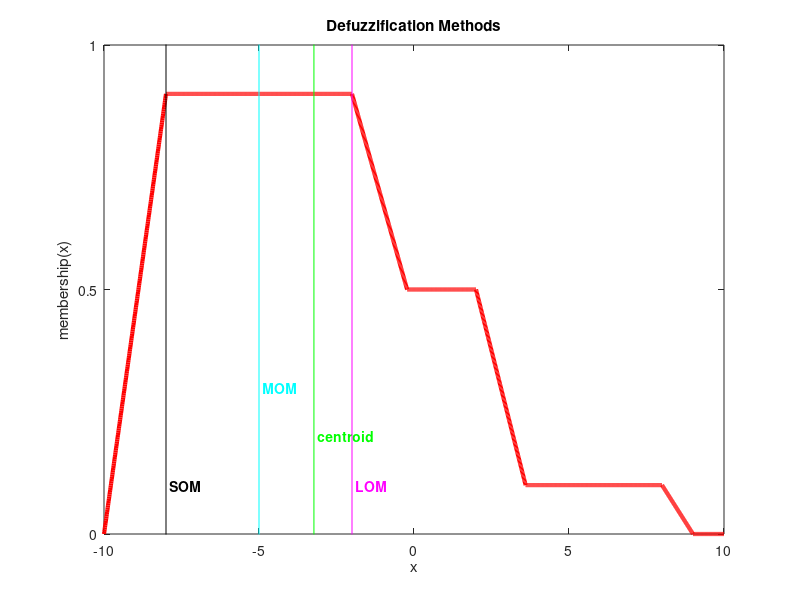

MATLAB code to generate this figure: (Note: this script raises an error after producing the figure.)
% https://www.mathworks.com/help/fuzzy/examples/defuzzification-methods.html
% Defuzzification methods
% Defuzzification: making a fuzzy quantity crisp.
% Calculation of a crisp value from a fuzzy value
% roughly, defuzzification is correspondening to threshold in crisp set.
% There many defuzzification methods in the literature.
% help defuzz
% Syntax:  out = defuzz(x,mf,type)
% type can be ;
% centroid: centroid of area
% bisector: bisector of area
% mom: mean value of maximum
% som: smallest (absolute) value of maximum
% lom: largest (absolute) value of maximum

clc
close all
%% Part-1 : Defuzzification methods study:
% Also have a look at Defuzzification demo under Fuzzy Logic Toolbox demos
% of MATLAB ("Start/Toolboxes/Fuzzy Logic/Demos/Defuzzification")
gray = 0.7*[1 1 1];
x = -10:0.01:10;
mf1 = trapmf(x,[-10 -8 -2 2]);
mf2 = trapmf(x,[-5 -3 2 4]);
mf3 = trapmf(x,[2 3 8 9]);
mf = max(0.5*mf2,max(0.9*mf1,0.1*mf3));
figure(1)
plot(x,mf,'r','LineWidth',3);
set(gca,'YLim',[-1 1],'YTick',[0 .5 1])
axis([-10 10 0 1])
title('Defuzzification Methods')
xlabel('x')
ylabel('membership(x)')

% 1. Centroid Defuzzification
% Centroid defuzzification returns the center of area under the curve. If
% you think of the area as a plate of equal density, the centroid is the
% point along the x axis about which this shape would balance.
x1 = defuzz(x,mf,'centroid');
h1 = line([x1 x1],[-0.2 1.2],'Color','g');
t1 = text(x1,0.2,' centroid','Color','green','FontWeight','bold');

% 2. Bisector Method
% The bisector is the vertical line that will divide the region into two
% sub-regions of equal area. It is sometimes, but not always coincident with
% the centroid line.
x2 = defuzz(x,mf,'bisector');
h2 = line([x2 x2],[-0.4 1.2],'Color','b');
t2 = text(x2,0.4,' bisector','Color','b','FontWeight','bold');

% 3,4,5. Middle, Smallest, and Largest of Maximum Methods
% MOM, SOM, and LOM stand for Middle, Smallest, and Largest of Maximum,
% respectively. These three methods key off the maximum value assumed by the
% aggregate membership function. In this example, because there is a plateau
% at the maximum value, they are distinct. If the aggregate membership
% function has a unique maximum, then MOM, SOM, and LOM all take on the same
% value.
x3 = defuzz(x,mf,'mom');
x4 = defuzz(x,mf,'som');
x5 = defuzz(x,mf,'lom');

h3 = line([x3 x3],[-0.7 1.2],'Color','c');
t3 = text(x3,0.3,' MOM','Color','c','FontWeight','bold');
h4 = line([x4 x4],[-0.8 1.2],'Color','k');
t4 = text(x4,0.1,' SOM','Color','k','FontWeight','bold');
h5 = line([x5 x5],[-0.6 1.2],'Color','m');
t5 = text(x5,0.1,' LOM','Color','m','FontWeight','bold');

% Which of these methods is the right one? There's no simple answer. 
% But if you want to get started quickly, generally the centroid method is 
% good enough. Later you can always change your defuzzification method to 
% see if another method works better.
h2.Color = gray;
t2.Color = gray;
h3.Color = gray;
t3.Color = gray;
h4.Color = gray;
t4.Color = gray;
h5.Color = gray;
t5.Color = gray;
h1.Color = 'red';
t1.Color = 'red';
%% Part-2 (mostly depends on the Part-1)
gray = 0.7*[1 1 1];
x = 0:0.01:12;
mf1 = trimf(x,[1 3 5]);
mf2 = trimf(x,[5 7 9]);
mf3 = trapmf(x,[2 4 10 11])*0.5;
subplot(211);plot(x,mf1,x,mf2,x,mf3);
title('Individual MFs')
mf = max(mf2,max(mf1,mf3));
subplot(212);plot(x,mf);
title('Membership Scheme')
x1 = defuzz(x,mf,'centroid');
h1 = line([x1 x1],[-0.2 1.2],'Color','g');
t1 = text(x1,0.2,' centroid','Color','green','FontWeight','bold');

x2 = defuzz(x,mf,'bisector');
h2 = line([x2 x2],[-0.4 1.2],'Color','b');
t2 = text(x2,0.4,' bisector','Color','b','FontWeight','bold');

x3 = defuzz(x,mf,'mom');
x4 = defuzz(x,mf,'som');
x5 = defuzz(x,mf,'lom');

h3 = line([x3 x3],[-0.7 1.2],'Color','c');
t3 = text(x3,0.3,' MOM','Color','c','FontWeight','bold');
h4 = line([x4 x4],[-0.8 1.2],'Color','k');
t4 = text(x4,0.1,' SOM','Color','k','FontWeight','bold');
h5 = line([x5 x5],[-0.6 1.2],'Color','m');
t5 = text(x5,0.1,' LOM','Color','m','FontWeight','bold');


h2.Color = gray;
t2.Color = gray;
h3.Color = gray;
t3.Color = gray;
h4.Color = gray;
t4.Color = gray;
h5.Color = gray;
t5.Color = gray;
h1.Color = 'red';
t1.Color = 'red';